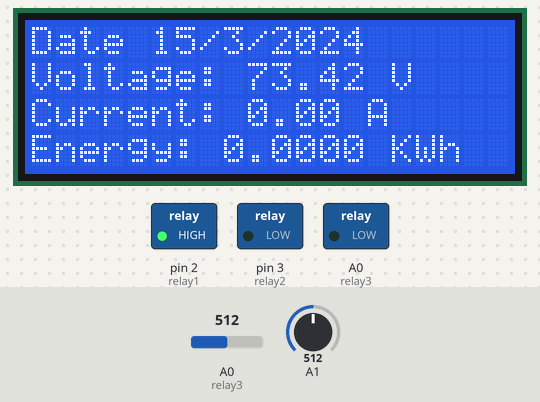
A sketch run on a simulated Arduino Uno, built with avr-gcc and run on an emulated ATmega328P. Shown: 20×4 character LCD, switched loads named in the sketch (green lamp = pin HIGH). Inputs (shaded band) come from the test bench; at power-on: A0 (relay3) = 512, A1 = 512. The local clock reads 2024-03-15 10:24:30 at power-on unless the sketch sets it; storage starts empty; the modem accepts every AT command (registered, SIM ready, sends succeed) and sends nothing else; pins used as bus, display or sensor lines are not drawn; what the sketch prints to the serial monitor is not drawn.

Above: at 12.0 s.
12.1 s: A0 (relay3) set to 496
At 15.2 s:
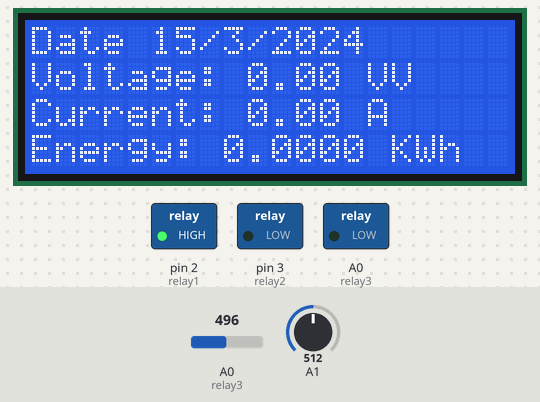
15.7 s: A1 set to 716
At 18.2 s:
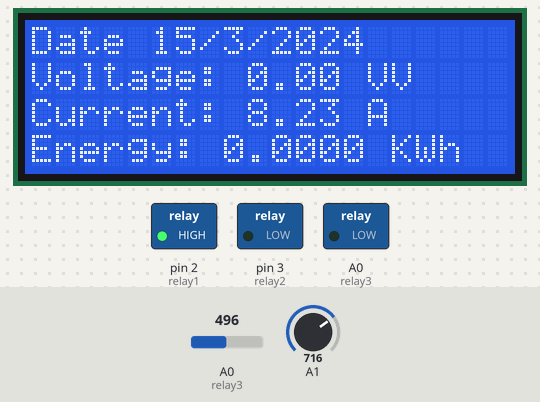
19.1 s: A0 (relay3) set to 521
At 22.0 s:
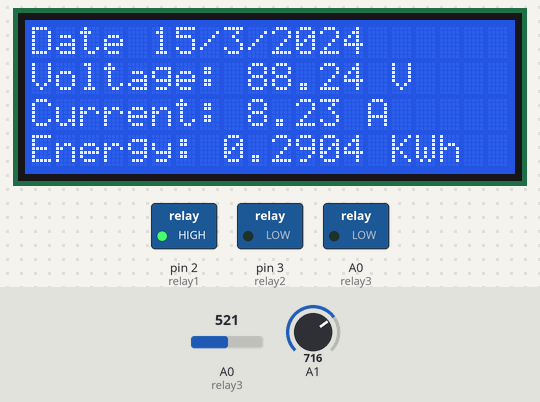
22.5 s: A1 set to 900
At 25.4 s:
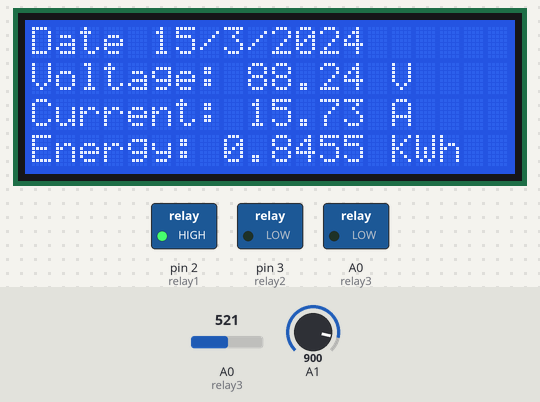
26.0 s: A1 set to 770
At 28.8 s:
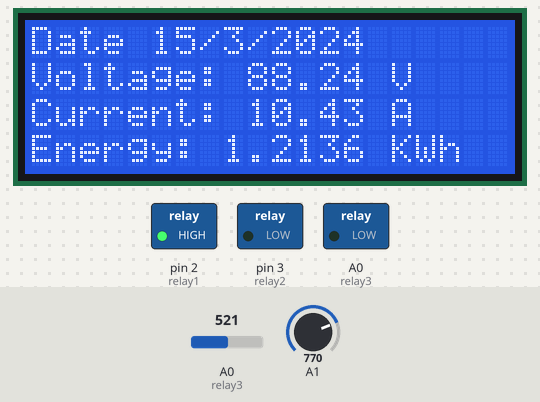
29.5 s: A1 set to 745
At 32.5 s:
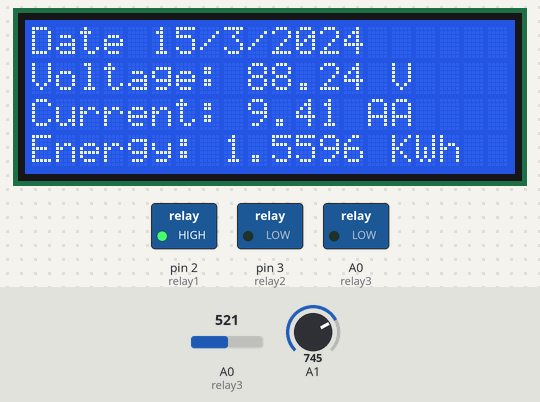
Timing chart, 0 to 34.0 s (numbered marks = the images above; inputs shaded):
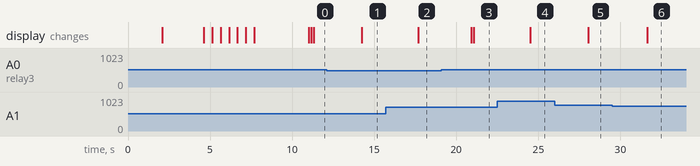

The sketch:

smart_energy_meter.ino
```cpp
#include<SPI.h>
#include<SD.h>
#include <SoftwareSerial.h>
#include <Wire.h>
#include <LiquidCrystal_I2C.h>
#include <virtuabotixRTC.h>
//Wiring SCLK -> 6, I/O -> 7, CE -> 8
//Or CLK -> 6 , DAT -> 7, Reset -> 8

LiquidCrystal_I2C lcd(0x27,20,4);  // set the LCD address to 0x27 for a 20 chars and 4 line display

//Create software serial object to communicate with SIM800L
SoftwareSerial mySerial(10, 11); //SIM800L Tx & Rx is connected to Arduino #9 & #5
virtuabotixRTC myRTC(6, 7, 8); // Creation of the Real Time Clock Object
File myFile;

const int chipSelect = 10;

// defines variables
int index = 0;
String number = "";
String message = "";

char incomingByte;
String incomingData;
bool atCommand = true;

int relay1 = 2;
int relay2 = 3;
int relay3 = 14;
float energy;
int power_led = 1;
float Energy = 0;

double sensorValue1 = 0;
double sensorValue2 = 0;
int crosscount = 0;
int climb_flag = 0;
int val[100];
int max_v = 0;
double VmaxD = 0;
double VeffD = 0;
double Veff = 0;

double C_sensorValue1 = 0;
double C_sensorValue2 = 0;
int C_crosscount = 0;
int C_climb_flag = 0;
int C_val[100];
int C_max_v = 0;
float C_maxD = 0;
float C_effD = 0;
float C_eff = 0;

void setup()  {
  Serial.begin(9600);
  mySerial.begin(9600); //Begin serial communication with Arduino and SIM800L

  pinMode(relay1,OUTPUT);
  pinMode(relay2,OUTPUT);
  pinMode(relay3,OUTPUT);
  pinMode(power_led,OUTPUT);

  digitalWrite(relay1,HIGH);
  digitalWrite(relay2,LOW);
  digitalWrite(relay3,LOW);
  digitalWrite(power_led,HIGH);

  lcd.init(); // initialize the lcd
  lcd.backlight();
  lcd.setCursor(6,0);
  lcd.print("Welcome");
  delay(2000);
  lcd.clear();
  lcd.setCursor(4,1);
  lcd.print("Smart Energy");
  lcd.setCursor(8,2);
  lcd.print("Meter");
  delay(2500);
  lcd.clear();
  lcd.print("Initializing.");
  delay(500);
  lcd.clear();
  lcd.print("Initializing..");
  delay(500);
  lcd.clear();
  lcd.print("Initializing...");
  delay(500);
  lcd.clear();
  lcd.print("Initializing.");
  delay(500);
  lcd.clear();
  lcd.print("Initializing..");
  delay(500);
  lcd.clear();
  lcd.print("Initializing...");
  delay(500);
  lcd.clear();


  // Check if you're currently connected to SIM800L
  while (!mySerial.available()) {
    mySerial.println("AT");
    delay(1000);
    Serial.println("connecting....");
  }

  Serial.println("Connected..");

  mySerial.println("AT+CMGF=1");  //Set SMS Text Mode
  delay(1000);
  mySerial.println("AT+CNMI=1,2,0,0,0");  //procedure, how to receive messages from the network
  delay(1000);
  mySerial.println("AT+CMGL=\"REC UNREAD\""); // Read unread messages

  Serial.println("Ready to received Commands..");


  while (!Serial) {
     // wait for serial port to connect. Needed for Leonardo only
  }
  Serial.print("Initializing SD card...");

  if (!SD.begin()) {
    Serial.println("initialization failed!");
    return;
    }
  Serial.println("initialization done.");
  delay(100);
}

void loop() {
  myRTC.updateTime(); // This allows for the update of variables for time or accessing the individual elements.
  digitalWrite(power_led,HIGH);

  if(readingCurrent()>= 0.08){
    energy = readingEnergy();
   }

  // Start printing elements as individuals                                                                //|
  Serial.print("Current Date / Time: ");                                                                 //|
  Serial.print(myRTC.dayofmonth);                                                                        //|
  Serial.print("/");                                                                                     //|
  Serial.print(myRTC.month);                                                                             //|
  Serial.print("/");                                                                                     //|
  Serial.print(myRTC.year);                                                                              //|
  Serial.print("  ");                                                                                    //|
  Serial.print(myRTC.hours);                                                                             //|
  Serial.print(":");                                                                                     //|
  Serial.print(myRTC.minutes);                                                                           //|
  Serial.print(":");                                                                                     //|
  Serial.println(myRTC.seconds);

  lcd.setCursor(0,0);
  lcd.print("Date ");
  lcd.print(myRTC.dayofmonth);
  lcd.print("/");
  lcd.print(myRTC.month);
  lcd.print("/");
  lcd.print(myRTC.year);
  lcd.setCursor(0,1);
  lcd.print("Voltage: ");
  lcd.print(readingVoltage());
  lcd.print(" V");
  lcd.setCursor(0,2);
  lcd.print("Current: ");
  lcd.print(readingCurrent());
  lcd.print(" A");
  lcd.setCursor(0,3);
  lcd.print("Energy: ");
  lcd.print(energy, 4);
  lcd.print(" KWh");


  Serial.print("Current Date / Time: ");                                                                 //|
  Serial.print(myRTC.dayofmonth);                                                                        //|
  Serial.print("/");                                                                                     //|
  Serial.print(myRTC.month);                                                                             //|
  Serial.print("/");                                                                                     //|
  Serial.print(myRTC.year);                                                                              //|
  Serial.print("  ");                                                                                    //|
  Serial.print(myRTC.hours);                                                                             //|
  Serial.print(":");                                                                                     //|
  Serial.print(myRTC.minutes);                                                                           //|
  Serial.print(":");                                                                                     //|
  Serial.println(myRTC.seconds);

  Serial.print("Voltage: ");
  Serial.print(readingVoltage());
  Serial.println(" V");
  Serial.print("Current: ");
  Serial.print(readingCurrent(),4);
  Serial.println(" A");
  Serial.print("Energy: ");
  Serial.print(energy, 4);
  Serial.println(" KWh");

  if (mySerial.available()) {
    delay(100);

    // Serial buffer
    while (mySerial.available()) {
      incomingByte = mySerial.read();
      incomingData += incomingByte;
    }

    delay(10);
    if (atCommand == false) {
      receivedMessage(incomingData);
    } else {
      atCommand = false;
    }

    //delete messages to save memory
    if (incomingData.indexOf("OK") == -1) {
      mySerial.println("AT+CMGDA=\"DEL ALL\"");
      delay(1000);
      atCommand = true;
    }

    incomingData = "";
  }


  storingData();

  delay(2000);
}

void receivedMessage(String inputString) {

  //Get The number of the sender
  index = inputString.indexOf('"') + 1;
  inputString = inputString.substring(index);
  index = inputString.indexOf('"');
  number = inputString.substring(0, index);
  Serial.println("Number: " + number);

  //Get The Message of the sender
  index = inputString.indexOf("\n") + 1;
  message = inputString.substring(index);
  message.trim();
  Serial.println("Message: " + message);
  message.toUpperCase(); // uppercase the message received


  //turn Device 1 ON
  if (message.indexOf("RELAY OFF") > -1) {
        digitalWrite(relay3,HIGH);
        Serial.println("Relay Off");

        mySerial.println("AT+CMGF=1"); // Configuring TEXT mode
        delay(500);
        mySerial.println("AT+CMGS=\"+237651788492\"");//change ZZ with country code and xxxxxxxxxxx with phone number to sms
        delay(500);
        mySerial.print("Relay OFF"); //text content
        delay(500);
        mySerial.write(26);

    }else if(message.indexOf("RELAY ON") > -1){
        digitalWrite(relay3,LOW);
        Serial.println("Relay On");

        mySerial.println("AT+CMGF=1"); // Configuring TEXT mode
        delay(500);
        mySerial.println("AT+CMGS=\"+237651788492\"");//change ZZ with country code and xxxxxxxxxxx with phone number to sms
        delay(500);
        mySerial.print("Relay ON"); //text content
        delay(500);
        mySerial.write(26);

    }else if(message.indexOf("READINGS") > -1){
          mySerial.println("AT"); //Handshaking with SIM900
        updateSerial();

      mySerial.println("AT+CMGF=1"); // Configuring TEXT mode
      delay(200);
      mySerial.println("AT+CMGS=\"+237651788492\"");//change ZZ with country code and xxxxxxxxxxx with phone number to sms
      delay(200);
      mySerial.print(myRTC.dayofmonth); //text content
      mySerial.print("/"); //text content
      delay(200);
      mySerial.print(myRTC.month); //text content
      mySerial.print("/"); //text
      delay(200);
      mySerial.print(myRTC.year); //text content
      mySerial.print("    "); //text contentcontent
      delay(200);
      mySerial.print(myRTC.hours); //text content
      mySerial.print(":"); //text content
      delay(200);
      mySerial.print(myRTC.minutes); //text content
      mySerial.print(":"); //text content
      delay(200);
      mySerial.println(myRTC.seconds); //text content
      mySerial.println(); //text
      delay(200);

      mySerial.print("Voltage: "); //text content
      mySerial.print(readingVoltage()); //text content
      mySerial.println(" V"); //text content
      mySerial.println(); //text
      delay(200);
      mySerial.print("Current: "); //text content
      mySerial.print(readingCurrent()); //text content
      mySerial.println(" A"); //text content
      mySerial.println(); //text
      delay(200);
      mySerial.print("Energy: "); //text content
      mySerial.print(energy, 4); //text content
      mySerial.println(" KWh"); //text content
      mySerial.println(); //text
      delay(200);
      updateSerial();

      mySerial.write(26);

        Serial.println("Sent");
    }

  delay(50);// Added delay between two readings
}

void updateSerial()
{
  delay(100);
  while (Serial.available()) {
    mySerial.write(Serial.read());//Forward what Serial received to Software Serial Port
  }
  while(mySerial.available()) {
    Serial.write(mySerial.read());//Forward what Software Serial received to Serial Port
  }
}

void sendingSMS(){
    mySerial.println("AT"); //Once the handshake test is successful, it will back to OK
    updateSerial();
    mySerial.println("AT+CMGF=1"); // Configuring TEXT mode
    updateSerial();
    mySerial.println("AT+CMGS=\"+237651788492\"");//change ZZ with country code and xxxxxxxxxxx with phone number to sms
    updateSerial();
    mySerial.print(myRTC.dayofmonth); //text content
    mySerial.print("/"); //text content
    mySerial.print(myRTC.month); //text content
    mySerial.print("/"); //text content
    mySerial.print(myRTC.year); //text content
    mySerial.print("    "); //text content
    mySerial.print(myRTC.hours); //text content
    mySerial.print(":"); //text content
    mySerial.print(myRTC.minutes); //text content
    mySerial.print(":"); //text content
    mySerial.println(myRTC.seconds); //text content
    mySerial.println(); //text content

    mySerial.print("Voltage: "); //text content
    mySerial.print(readingVoltage()); //text content
    mySerial.println(" V"); //text content
    mySerial.print("Current: "); //text content
    mySerial.print(readingCurrent()); //text content
    mySerial.println(" A"); //text content
    mySerial.print("Energy: "); //text content
    mySerial.print(energy, 4); //text content
    mySerial.println(" KWh"); //text content
    updateSerial();
    mySerial.write(26);
  }

void storingData(){
  // open the file. note that only one file can be open at a time,
  // so you have to close this one before opening another.
  myFile = SD.open("meter_reading.txt", FILE_WRITE);

  // if the file opened okay, write to it:
  if (myFile) {
    Serial.print("Writing to meter_reading.txt...");
    myFile.print("Date");
    myFile.print(myRTC.dayofmonth);
    myFile.print("/");
    myFile.print(myRTC.month);
    myFile.print("/");
    myFile.println(myRTC.year);

    myFile.print("Voltage: ");
    myFile.print(readingVoltage());
    myFile.println(" V");
    myFile.print("Current: ");
    myFile.print(readingCurrent());
    myFile.println(" A");
    myFile.print("Energy: ");
    myFile.print(energy, 4);
    myFile.println(" KWh");
    // close the file:
    myFile.close();
    Serial.println("done.");
  } else {
    // if the file didn't open, print an error:
    Serial.println("error opening meter_reading.txt");
  }

  // re-open the file for reading:
  myFile = SD.open("meter_reading.txt");
  if (myFile) {
    Serial.println("meter_reading.txt: ");

    // read from the file until there's nothing else in it:
    while (myFile.available()) {
      Serial.write(myFile.read());
    }
    // close the file:
    myFile.close();
  } else {
    // if the file didn't open, print an error:
    Serial.println("error opening meter_reading.txt");
  }
 }

float readingVoltage(){
   for ( int i = 0; i < 100; i++ ) {
    sensorValue1 = analogRead(A0);
    if (analogRead(A0) > 511) {
      val[i] = sensorValue1;
    }
    else {
      val[i] = 0;
    }
    delay(1);
  }

  max_v = 0;

  for ( int i = 0; i < 100; i++ ){
    if ( val[i] > max_v )
    {
      max_v = val[i];
    }
    val[i] = 0;
  }

  if (max_v != 0) {
    VmaxD = max_v;
    VeffD = VmaxD / sqrt(2);
    Veff = (((VeffD - 420.76) / -90.24) * -210.2) + 210.2;
  }
  else {
    Veff = 0;
  }

  return Veff;
  VmaxD = 0;
 }

float readingCurrent(){
    for ( int i = 0; i < 100; i++ ) {
    C_sensorValue1 = analogRead(A1);
    if (analogRead(A1) > 511) {
      C_val[i] = C_sensorValue1;
    }
    else {
      C_val[i] = 0;
    }
    delay(1);
  }

  C_max_v = 0;

  for ( int i = 0; i < 100; i++ )
  {
    if ( C_val[i] > C_max_v )
    {
      C_max_v = C_val[i];
    }
    C_val[i] = 0;
  }

  if (C_max_v != 0) {
    C_maxD = C_max_v;
    C_effD = C_maxD / sqrt(2);
    C_eff = (((C_effD - 420.76) / -90.24) * -5.2) + 5.2;
    C_eff = C_eff-1.9;

    if (C_eff < 0.0001){
    C_eff = 0;
    }
  }

  else {
    C_eff = 0;
  }
   C_eff= C_eff,4;

  return C_eff;
  //C_maxD = 0;
 }

 float readingEnergy(){
  float Power = (readingCurrent() * readingVoltage()) / 1000;
  float hr;
  float m = myRTC.minutes ;
      hr = m / 60;
  Energy = Energy + (Power * hr);
  Serial.println(m);
  Serial.println(hr,4);
  Serial.println(Energy);
  return Energy;
  delay(1000);
  }
```

Measured:
- the behaviour switches between 512 and 511 on A0 (relay3) (found by bisection; images 0 and 1)
- the behaviour switches between 760 and 759 on A1 (found by bisection; images 5 and 6)
- after the input at 12.1 s, the display: changes after 2.2 s (image 1)
- after the input at 15.7 s, the display: changes after 2.0 s (image 2)
- after the input at 19.1 s, the display: first changes after 1.8 s (image 3 shows a later state)
- after the input at 22.5 s, the display: changes after 2.0 s (image 4)
- after the input at 26.0 s, the display: changes after 2.0 s (image 5)
- after the input at 29.5 s, the display: changes after 2.1 s (image 6)
